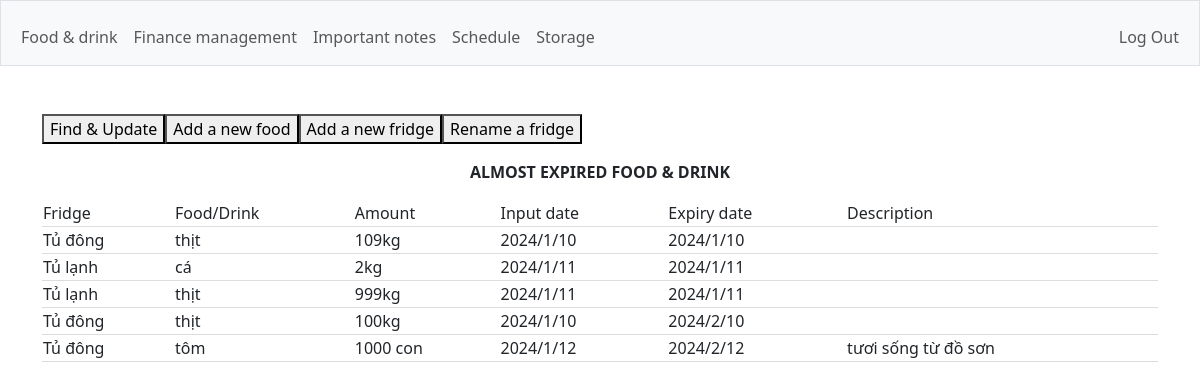
The app's page /foodndrink (signed in) with its own data.
### tables this page shows
CREATE TABLE fridge(
    id INTEGER NOT NULL,
    fridge_name TEXT NOT NULL,
    food_name TEXT NOT NULL,
    amount TEXT NOT NULL,
    input_date DATE NOT NULL,
    expiry DATE NOT NULL,
    description TEXT,
    food_id INTEGER PRIMARY KEY AUTOINCREMENT
);

### app.py (the view)
@app.route("/foodndrink")
@login_required
def foodndrink():
    return render_template("foodndrink/foodndrink.html", list=db.execute(
        "SELECT * FROM fridge WHERE id=? ORDER BY expiry ASC LIMIT 10", session["user_id"]
    ))

### app.py (called while the page is built)
@app.after_request
def after_request(response):
    response.headers["Cache-Control"] = "no-cache, no-store, must-revalidate"
    response.headers["Expires"] = 0
    response.headers["Pragma"] = "no-cache"
    return response

### helpers.py (called while the page is built)
def login_required(f):
    @wraps(f)
    def decorated_function(*args, **kwargs):
        if session.get("user_id") is None:
            return redirect("/login")
        return f(*args, **kwargs)
    return decorated_function

### templates/foodndrink/foodndrink.html (shortened to what this page needs)
{% extends "layout.html" %}
{% block main %}
<div style="display:flex">
    <a href="/find"><button>Find & Update</button></a>
    <a href="/addfood"><button>Add a new food</button></a>
    <a href="/addfridge"><button>Add a new fridge</button></a>
    <a href="/rename"><button>Rename a fridge</button></a>
</div>
<strong>ALMOST EXPIRED FOOD & DRINK</strong>
<table style="width:100%; border-collapse: collapse;">
    <thead>
        <tr style="border-bottom: 1px solid #dddddd">
            <td>Fridge</td>
            <td>Food/Drink</td>
            <td>Amount</td>
            <td>Input date</td>
            <td>Expiry date</td>
            <td>Description</td>
        </tr>
    </thead>
    <tbody>
        {% for row in list %}
            <tr style="border-bottom: 1px solid #dddddd">
                <td>{{row.fridge_name}}</td>
                <td>{{row.food_name}}</td>
                <td>{{row.amount}}</td>
                <td>{{row.input_date}}</td>
                <td>{{row.expiry}}</td>
                <td>{{row.description}}</td>
            </tr>
        {% endfor %}
    </tbody>
</table>
{% endblock %}

### templates/layout.html (shortened to what this page needs)
<!DOCTYPE html>
<html lang="en">
    <head>
        <link href="https://cdn.jsdelivr.net/npm/bootstrap@5.3.2/dist/css/bootstrap.min.css" rel="stylesheet">
        <link href="/static/styles.css" rel="stylesheet">
    </head>
    <body>
        <nav class="bg-light border navbar navbar-expand-md navbar-light">
            <div class="container-fluid">
                <div class="collapse navbar-collapse" id="navbar">
                    {% if session["user_id"] %}
                        <ul class="navbar-nav me-auto mt-2">
                           <li class="nav-item"><a class="nav-link" href="/foodndrink">Food & drink</a></li>
                           <li class="nav-item"><a class="nav-link" href="/finance">Finance management</a></li>
                           <li class="nav-item"><a class="nav-link" href="/notes">Important notes</a></li>
                           <li class="nav-item"><a class="nav-link" href="/schedule">Schedule</a></li>
                           <li class="nav-item"><a class="nav-link" href="/storage">Storage</a></li>
                        </ul>
                        <ul class="navbar-nav ms-auto mt-2">
                            <li class="nav-item"><a class="nav-link" href="/logout">Log Out</a></li>
                        </ul>
                    {% else %}
                        <ul class="navbar-nav ms-auto mt-2">
                            <li class="nav-item"><a class="nav-link" href="/register">Register</a></li>
                            <li class="nav-item"><a class="nav-link" href="/login">Log In</a></li>
                        </ul>
                    {% endif %}
                </div>
            </div>
        </nav>
        <main class="container py-5 text-center">
            {% block main %}{% endblock %}
        </main>
    </body>
</html>

### static/styles.css (style rules this page uses)
th, td { text-align: left; max-width: 25vw; word-wrap: break-word; }

### records on screen
fridge: fridge_name "Tủ đông", food_name "thịt", amount "109kg", input_date "2024/1/10", expiry "2024/1/10"
fridge: fridge_name "Tủ lạnh", food_name "cá", amount "2kg", input_date "2024/1/11", expiry "2024/1/11"
fridge: fridge_name "Tủ lạnh", food_name "thịt", amount "999kg", input_date "2024/1/11", expiry "2024/1/11"
fridge: fridge_name "Tủ đông", food_name "thịt", amount "100kg", input_date "2024/1/10", expiry "2024/2/10"
fridge: fridge_name "Tủ đông", food_name "tôm", amount "1000 con", input_date "2024/1/12", expiry "2024/2/12", description "tươi sống từ đồ sơn"
